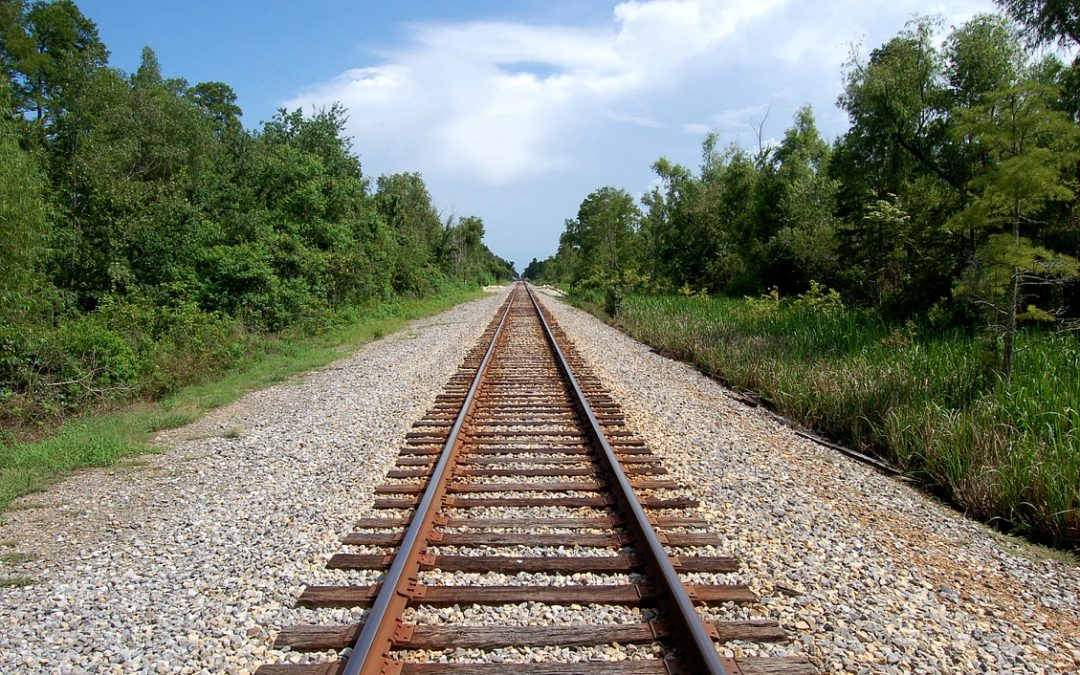
#> input picture edge-detection/Fig2.jpg, 1080 x 675 px, found by its file name
$ python exc21.py   (older library calls are emulated)
#> lines starting #> are read from the running program, lines starting #| are printed output that depends on the picture; after the words box and inside, x2 and y2 are one past the last pixel; in counts of white or black regions, pixels touching at a corner belong together
import cv2
import numpy as np
import matplotlib.pyplot as plt
import pandas as pd

def nothing(x):
    pass

window_name = 'window'

img = cv2.imread('fig2.jpg', 0)
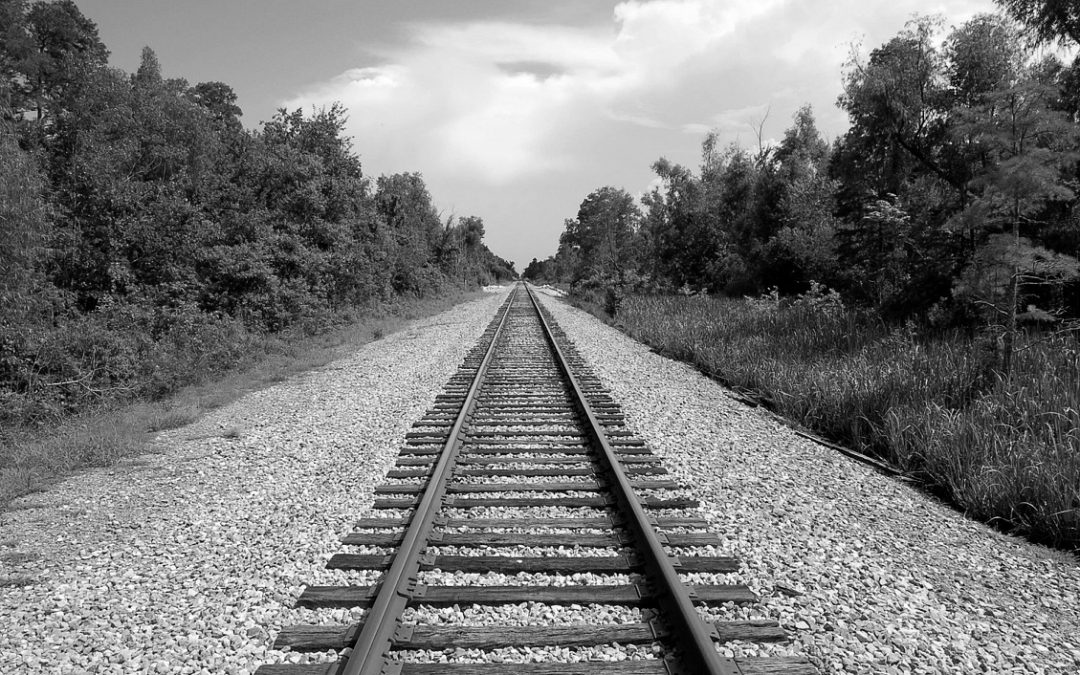
#> img: shape (675, 1080); min 0, max 255, mean 120.2
cv2.imshow('im', img)

ksize = 5
sigma = [2.97, 2.98, 2.99, 3]
theta = [25/180.*np.pi, 65/180.*np.pi, 115/180.*np.pi, 155/180.*np.pi]
lamda = 4
gamma = 0
phi = 0

cv2.namedWindow(window_name,cv2.WINDOW_AUTOSIZE)

i = 0
fimg = np.zeros(img.shape)


while(1):
    kernel = cv2.getGaborKernel((ksize, ksize), sigma[i], theta[i], lamda, gamma, phi)
    fimg = fimg + cv2.filter2D(img, cv2.CV_8UC3, kernel)
    if i == 3:
        break
    i = i + 1
#> this loop made 4 passes
#> pass 1, `fimg = fimg + cv2.filter2D(img, cv2.CV_8UC3, kernel)`:
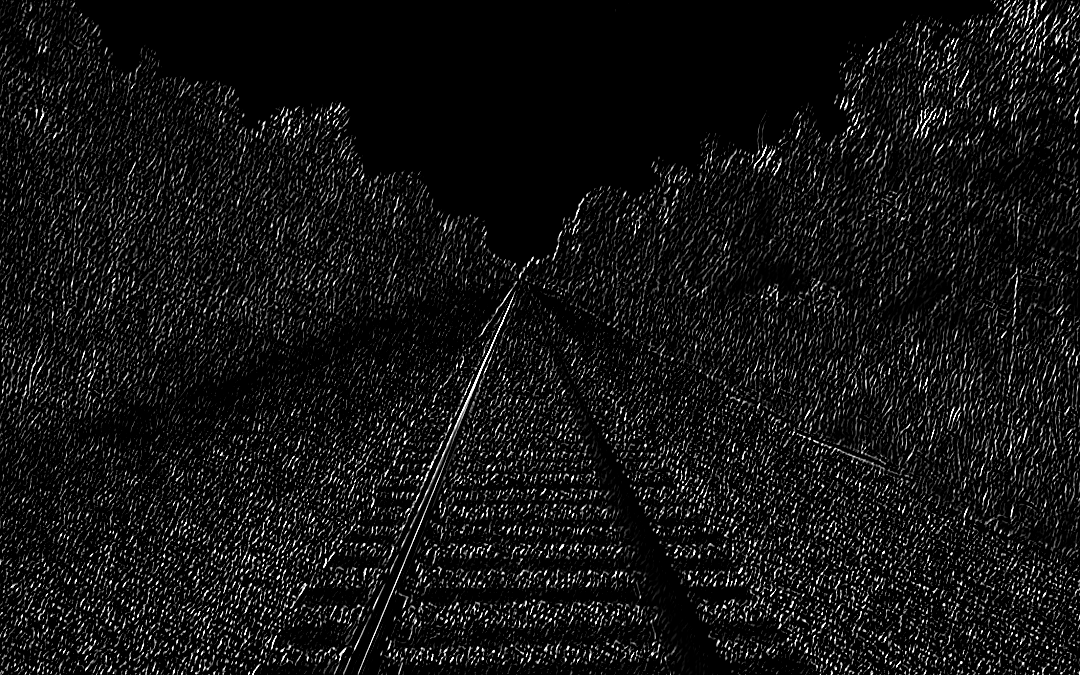
#> fimg: shape (675, 1080) float64; min 0, max 255, mean 19.2
#> pass 2, `fimg = fimg + cv2.filter2D(img, cv2.CV_8UC3, kernel)`:
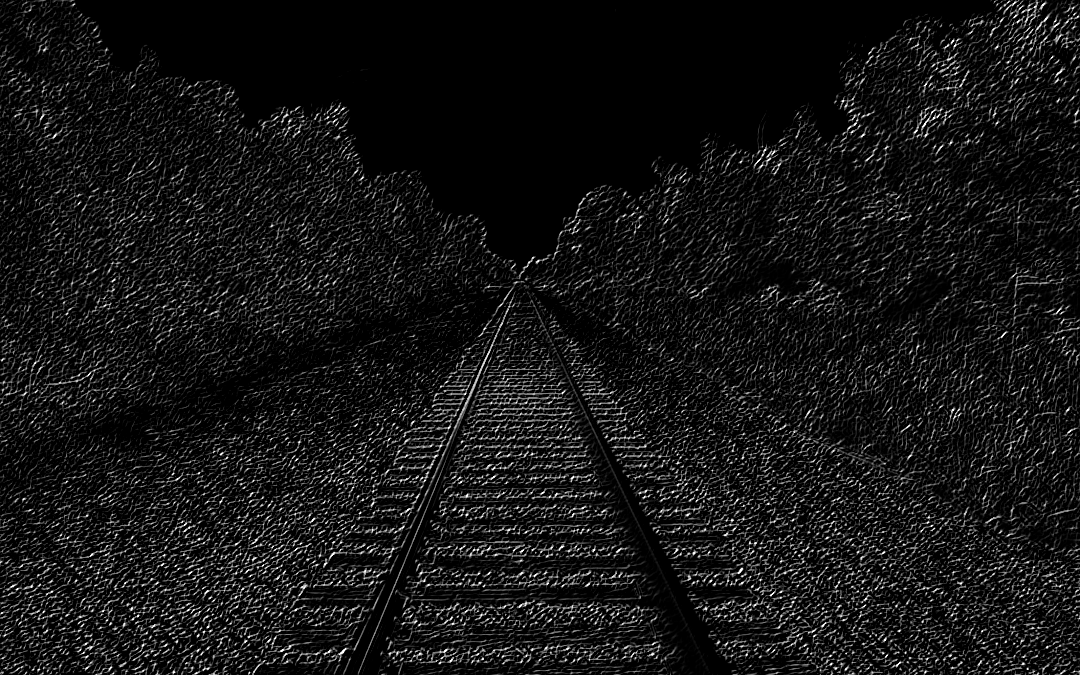
#> fimg: shape (675, 1080) float64; min 0, max 510, mean 42.4; drawn with min black and max white
#> pass 3, `fimg = fimg + cv2.filter2D(img, cv2.CV_8UC3, kernel)`:
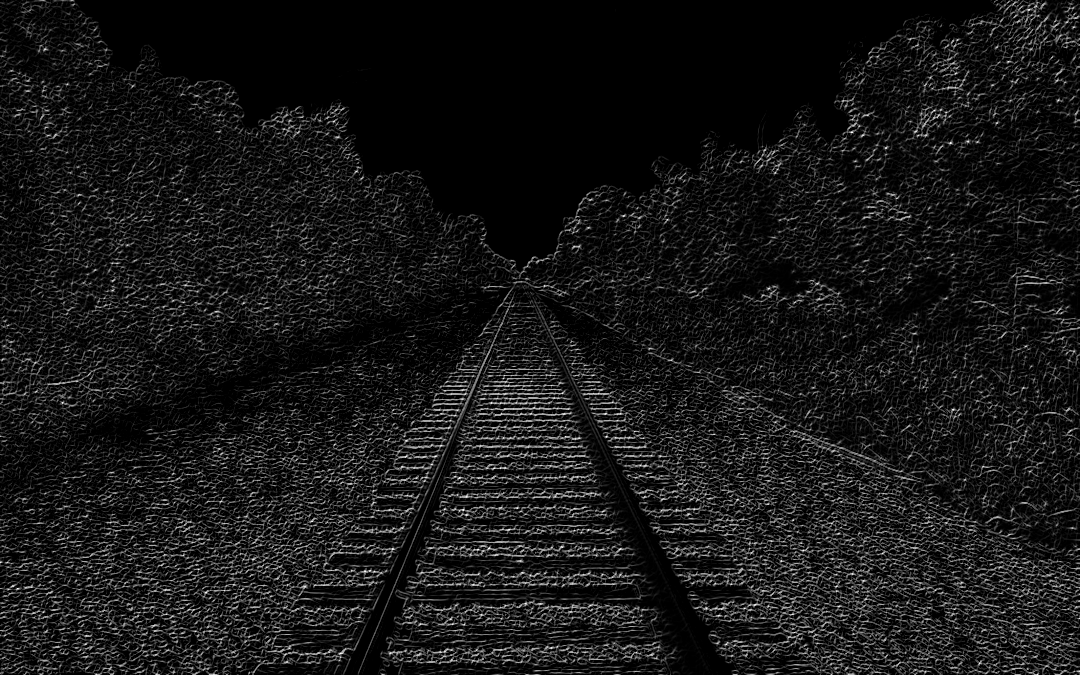
#> fimg: shape (675, 1080) float64; min 0, max 765, mean 68.7; drawn with min black and max white
#> after the loop, i = 3

cv2.imshow('w', fimg)
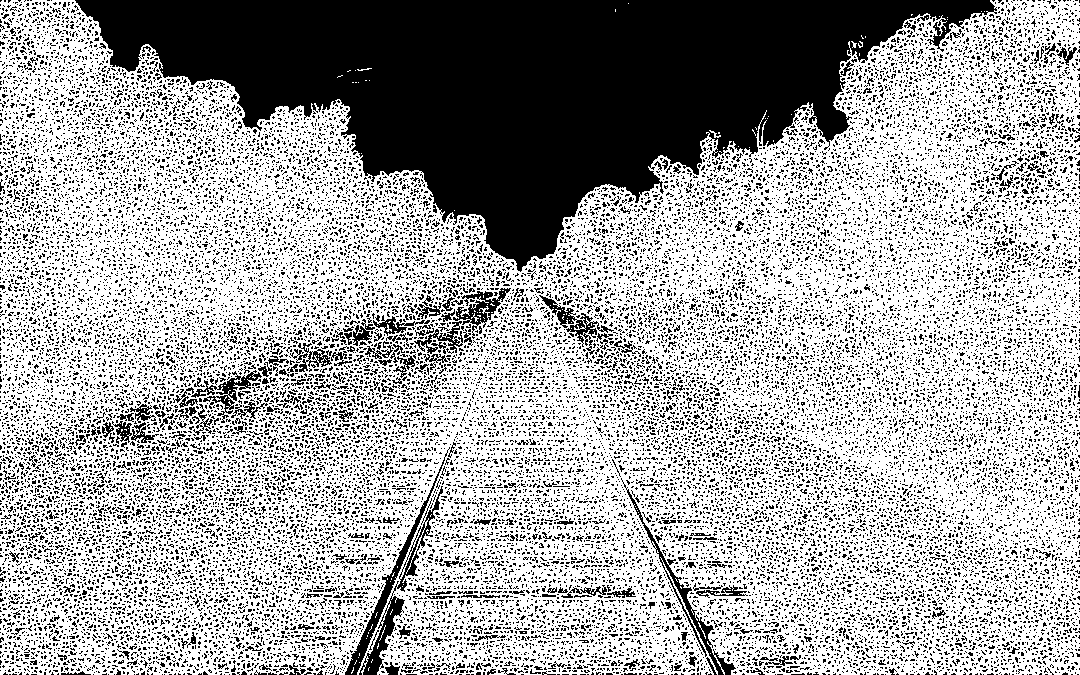
#> window 'w': shape (675, 1080); 65.9% white; 28960 black regions (28624 under 20 px), largest, box (x1, y1, x2, y2) and area: (75, 0, 997, 272) 116995, (359, 486, 443, 675) 1635, (345, 447, 450, 675) 1482
cv2.imwrite('out.jpg', fimg)
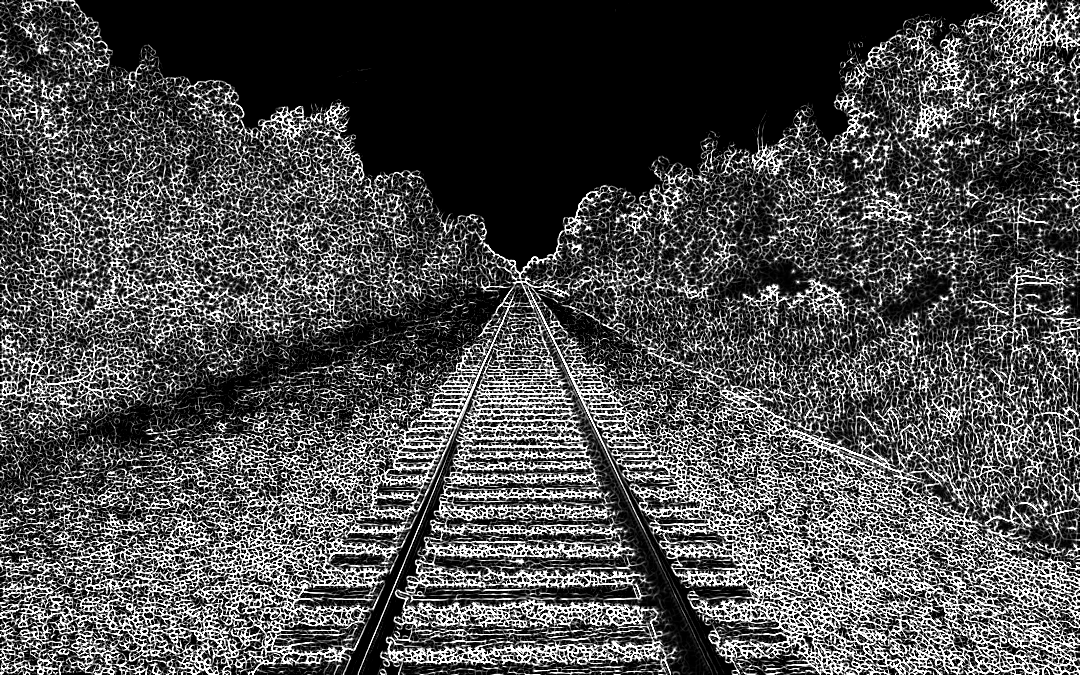
#> saved as out.jpg: shape (675, 1080); min 0, max 255, mean 76.3

cv2.waitKey(0)
cv2.destroyAllWindows()

$ run again, with edge-detection/Fig1.jpg copied over edge-detection/Fig2.jpg
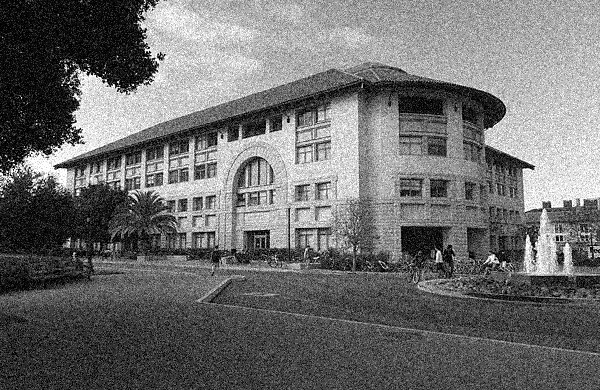
#> input picture edge-detection/Fig1.jpg, 600 x 390 px, found by its file name
#> img is the input picture: shape (390, 600); min 0, max 255, mean 110.1
#> after the loop `while(1):`:
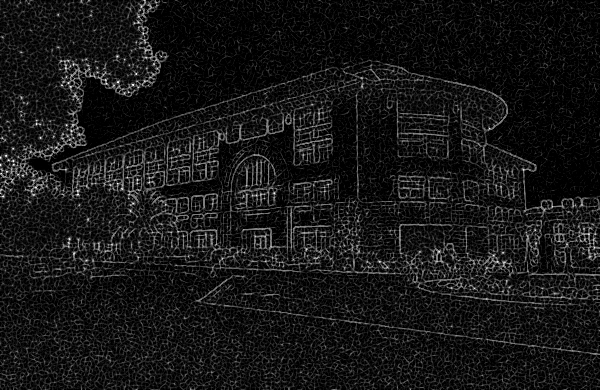
#> fimg: shape (390, 600) float64; min 0, max 1020, mean 91.9; drawn with min black and max white
#> after the loop `while(1):`: i = 3
#> `cv2.imwrite('out.jpg', fimg)`:
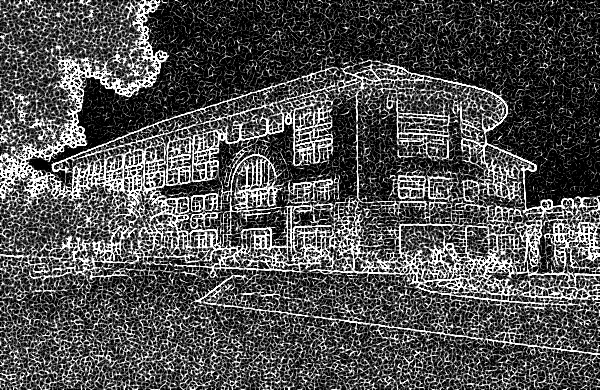
#> saved as out.jpg: shape (390, 600); min 0, max 255, mean 80

$ run again, with edge-detection/Fig4.jpg copied over edge-detection/Fig2.jpg
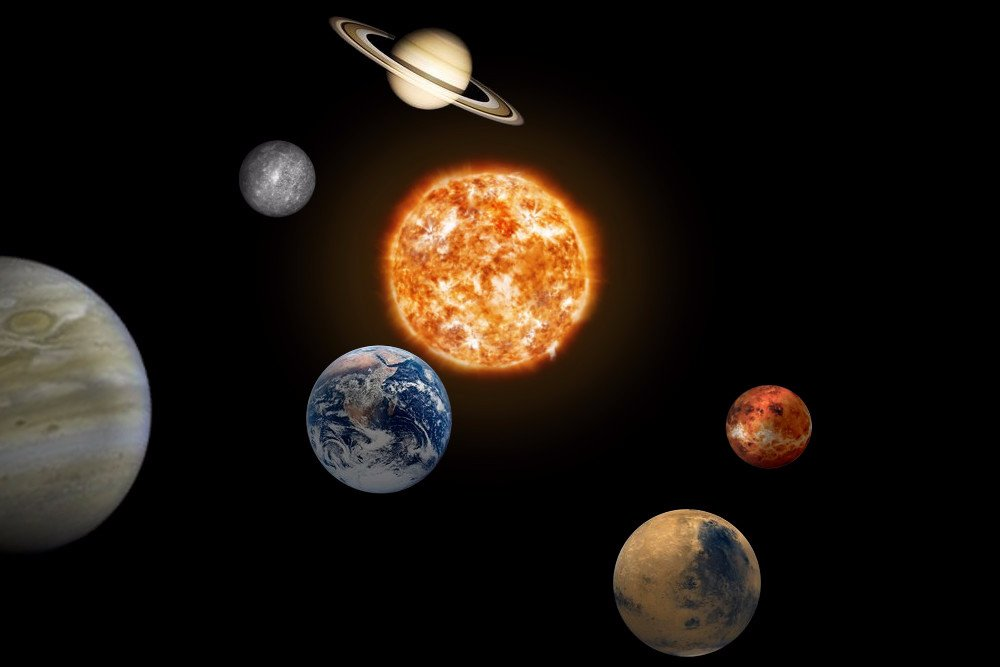
#> input picture edge-detection/Fig4.jpg, 1000 x 667 px, found by its file name
#> after the loop `while(1):`: i = 3
#> `cv2.imshow('w', fimg)`:
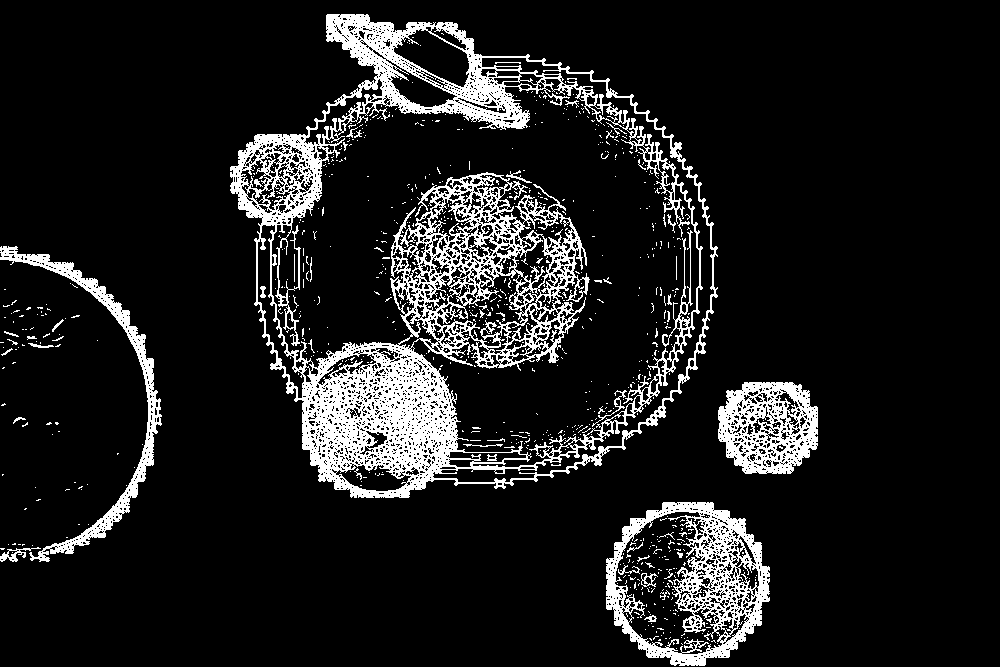
#> window 'w': shape (667, 1000); 11.6% white; 807 white regions (761 under 20 px), largest, box (x1, y1, x2, y2) and area: (230, 14, 718, 498) 52802, (606, 502, 770, 666) 9809, (718, 382, 818, 474) 5708
#> `cv2.imwrite('out.jpg', fimg)`:
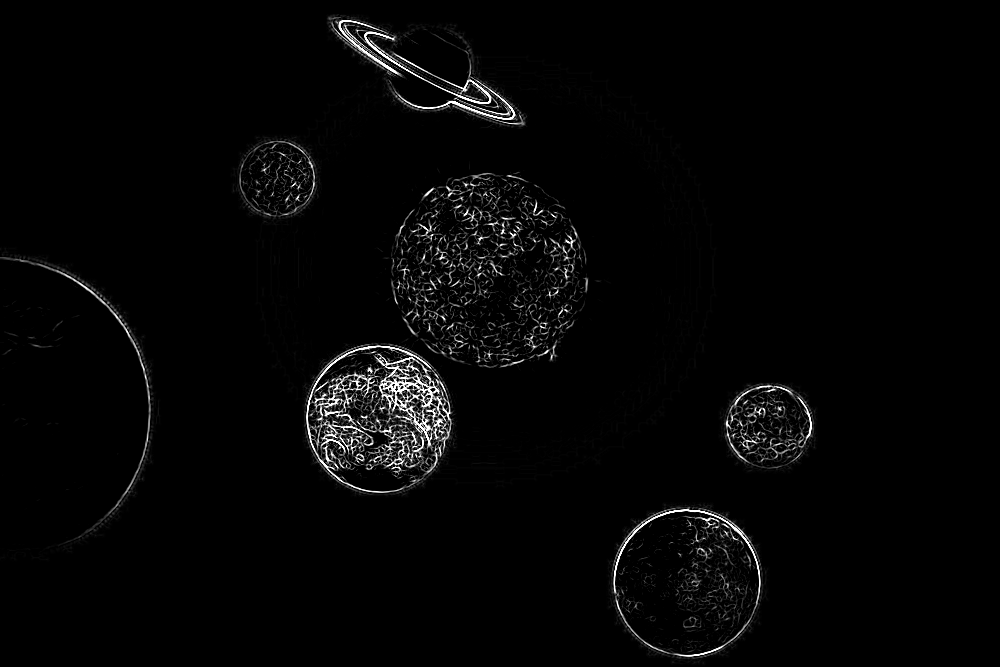
#> saved as out.jpg: shape (667, 1000); min 0, max 255, mean 5.6
